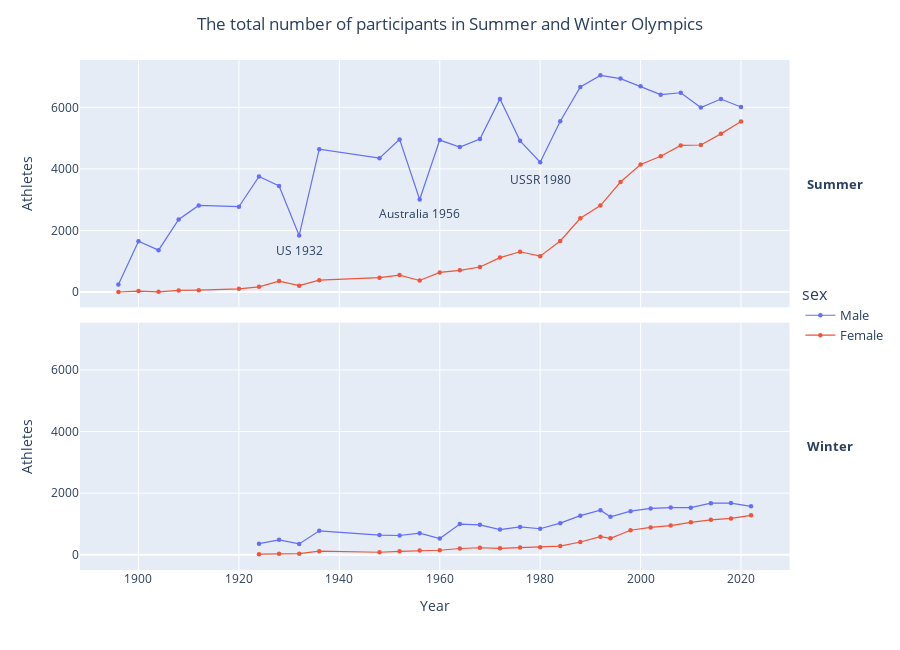

Notebook cell for this chart:
### Code cell
fig = px.line(gr1, x='year', y='cnt', color='sex', facet_row='season', category_orders={"sex": ["Male", "Female"]},
              markers='o', height=650)
fig.add_scatter(x=[1932], y=[1300], row=2, col=1, text='US 1932', mode='text', showlegend=False)
fig.add_scatter(x=[1956], y=[2500], row=2, col=1, text='Australia 1956', mode='text', showlegend=False)
fig.add_scatter(x=[1980], y=[3600], row=2, col=1, text='USSR 1980', mode='text', showlegend=False) 

fig.update_traces(line_width=1.2, marker_size=4.5)
fig.update_layout(yaxis_title='Athletes', yaxis2_title='Athletes', xaxis_title='Year', legend = dict(x=0.995, y=0.5, 
                  font = dict(size = 13)), title='The total number of participants in Summer and Winter Olympics', title_x=0.5)
fig.update_xaxes(dtick=20)
fig.for_each_annotation(lambda a: a.update(x=1.001, font_size=13, textangle=0, text=f"<b>{a.text.split("=")[-1]}</b>"))
fig.show()

### Figure 1 — Plotly figure (JSON) as saved in the notebook; plotly's stock layout.template omitted (floating-point values rounded to 4 significant figures)
{"data": [{"hovertemplate": "sex=Male<br>season=Summer<br>year=%{x}<br>cnt=%{y}<extra></extra>", "legendgroup": "Male", "line": {"color": "#636efa", "dash": "solid", "width": 1.2}, "marker": {"size": 4.5, "symbol": "circle"}, "mode": "lines+markers", "name": "Male", "orientation": "v", "showlegend": true, "type": "scatter", "x": [1896, 1900, 1904, 1908, 1912, 1920, 1924, 1928, 1932, 1936, 1948, 1952, 1956, 1960, 1964, 1968, 1972, 1976, 1980, 1984, 1988, 1992, 1996, 2000, 2004, 2008, 2012, 2016, 2020], "xaxis": "x2", "y": [241, 1652, 1361, 2358, 2813, 2771, 3755, 3445, 1839, 4641, 4348, 4958, 3004, 4935, 4710, 4970, 6273, 4911, 4219, 5548, 6659, 7037, 6933, 6682, 6411, 6472, 5992, 6268, 6010], "yaxis": "y2"}, {"hovertemplate": "sex=Male<br>season=Winter<br>year=%{x}<br>cnt=%{y}<extra></extra>", "legendgroup": "Male", "line": {"color": "#636efa", "dash": "solid", "width": 1.2}, "marker": {"size": 4.5, "symbol": "circle"}, "mode": "lines+markers", "name": "Male", "orientation": "v", "showlegend": false, "type": "scatter", "x": [1924, 1928, 1932, 1936, 1948, 1952, 1956, 1960, 1964, 1968, 1972, 1976, 1980, 1984, 1988, 1992, 1994, 1998, 2002, 2006, 2010, 2014, 2018, 2022], "xaxis": "x", "y": [359, 484, 351, 774, 637, 623, 698, 525, 995, 969, 817, 903, 843, 1025, 1268, 1447, 1232, 1414, 1504, 1529, 1527, 1673, 1675, 1571], "yaxis": "y"}, {"hovertemplate": "sex=Female<br>season=Summer<br>year=%{x}<br>cnt=%{y}<extra></extra>", "legendgroup": "Female", "line": {"color": "#EF553B", "dash": "solid", "width": 1.2}, "marker": {"size": 4.5, "symbol": "circle"}, "mode": "lines+markers", "name": "Female", "orientation": "v", "showlegend": true, "type": "scatter", "x": [1896, 1900, 1904, 1908, 1912, 1920, 1924, 1928, 1932, 1936, 1948, 1952, 1956, 1960, 1964, 1968, 1972, 1976, 1980, 1984, 1988, 1992, 1996, 2000, 2004, 2008, 2012, 2016, 2020], "xaxis": "x2", "y": [2, 30, 6, 54, 62, 106, 170, 357, 206, 384, 467, 551, 376, 638, 706, 812, 1119, 1308, 1164, 1658, 2395, 2808, 3573, 4141, 4410, 4761, 4776, 5137, 5539], "yaxis": "y2"}, {"hovertemplate": "sex=Female<br>season=Winter<br>year=%{x}<br>cnt=%{y}<extra></extra>", "legendgroup": "Female", "line": {"color": "#EF553B", "dash": "solid", "width": 1.2}, "marker": {"size": 4.5, "symbol": "circle"}, "mode": "lines+markers", "name": "Female", "orientation": "v", "showlegend": false, "type": "scatter", "x": [1924, 1928, 1932, 1936, 1948, 1952, 1956, 1960, 1964, 1968, 1972, 1976, 1980, 1984, 1988, 1992, 1994, 1998, 2002, 2006, 2010, 2014, 2018, 2022], "xaxis": "x", "y": [16, 28, 34, 115, 80, 110, 135, 145, 201, 226, 207, 231, 238, 281, 412, 584, 533, 795, 885, 946, 1050, 1134, 1178, 1277], "yaxis": "y"}, {"line": {"width": 1.2}, "marker": {"size": 4.5}, "mode": "text", "showlegend": false, "text": "US 1932", "type": "scatter", "x": [1932], "xaxis": "x2", "y": [1300], "yaxis": "y2"}, {"line": {"width": 1.2}, "marker": {"size": 4.5}, "mode": "text", "showlegend": false, "text": "Australia 1956", "type": "scatter", "x": [1956], "xaxis": "x2", "y": [2500], "yaxis": "y2"}, {"line": {"width": 1.2}, "marker": {"size": 4.5}, "mode": "text", "showlegend": false, "text": "USSR 1980", "type": "scatter", "x": [1980], "xaxis": "x2", "y": [3600], "yaxis": "y2"}], "layout": {"annotations": [{"font": {"size": 13}, "showarrow": false, "text": "<b>Winter</b>", "textangle": 0, "x": 1.001, "xanchor": "left", "xref": "paper", "y": 0.2425, "yanchor": "middle", "yref": "paper"}, {"font": {"size": 13}, "showarrow": false, "text": "<b>Summer</b>", "textangle": 0, "x": 1.001, "xanchor": "left", "xref": "paper", "y": 0.7575, "yanchor": "middle", "yref": "paper"}], "height": 650, "legend": {"font": {"size": 13}, "title": {"text": "sex"}, "tracegroupgap": 0, "x": 0.995, "y": 0.5}, "margin": {"t": 60}, "title": {"text": "The total number of participants in Summer and Winter Olympics", "x": 0.5}, "xaxis": {"anchor": "y", "domain": [0, 0.98], "dtick": 20, "title": {"text": "Year"}}, "xaxis2": {"anchor": "y2", "domain": [0, 0.98], "dtick": 20, "matches": "x", "showticklabels": false}, "yaxis": {"anchor": "x", "domain": [0, 0.485], "title": {"text": "Athletes"}}, "yaxis2": {"anchor": "x2", "domain": [0.515, 1], "matches": "y", "title": {"text": "Athletes"}}}}
